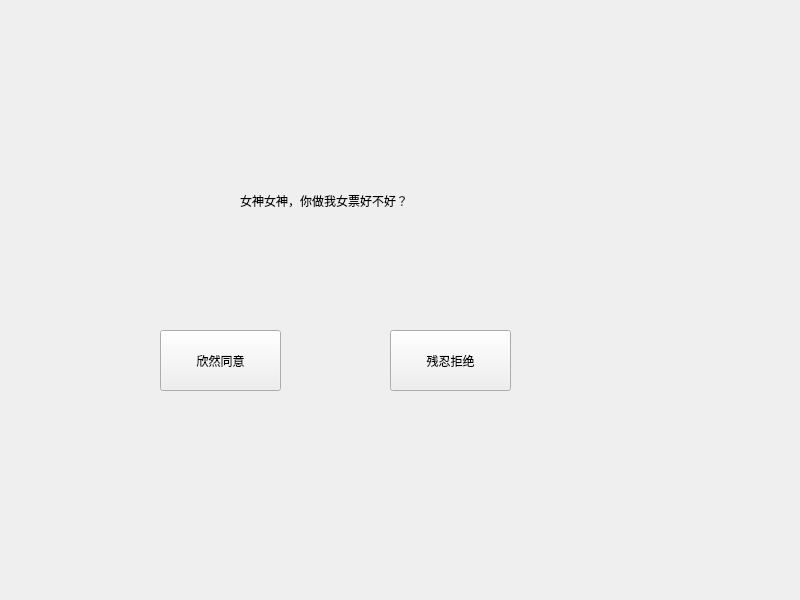
<?xml version="1.0" encoding="UTF-8"?>
<ui version="4.0">
 <class>Widget</class>
 <widget class="QWidget" name="Widget">
  <property name="geometry">
   <rect>
    <x>0</x>
    <y>0</y>
    <width>800</width>
    <height>600</height>
   </rect>
  </property>
  <property name="windowTitle">
   <string>Widget</string>
  </property>
  <widget class="QLabel" name="label">
   <property name="geometry">
    <rect>
     <x>240</x>
     <y>180</y>
     <width>201</width>
     <height>41</height>
    </rect>
   </property>
   <property name="text">
    <string>女神女神，你做我女票好不好？</string>
   </property>
  </widget>
  <widget class="QPushButton" name="pushButton_accept">
   <property name="geometry">
    <rect>
     <x>160</x>
     <y>330</y>
     <width>121</width>
     <height>61</height>
    </rect>
   </property>
   <property name="text">
    <string>欣然同意</string>
   </property>
  </widget>
  <widget class="QPushButton" name="pushButton_reject">
   <property name="geometry">
    <rect>
     <x>390</x>
     <y>330</y>
     <width>121</width>
     <height>61</height>
    </rect>
   </property>
   <property name="text">
    <string>残忍拒绝</string>
   </property>
  </widget>
 </widget>
 <resources/>
 <connections/>
</ui>
